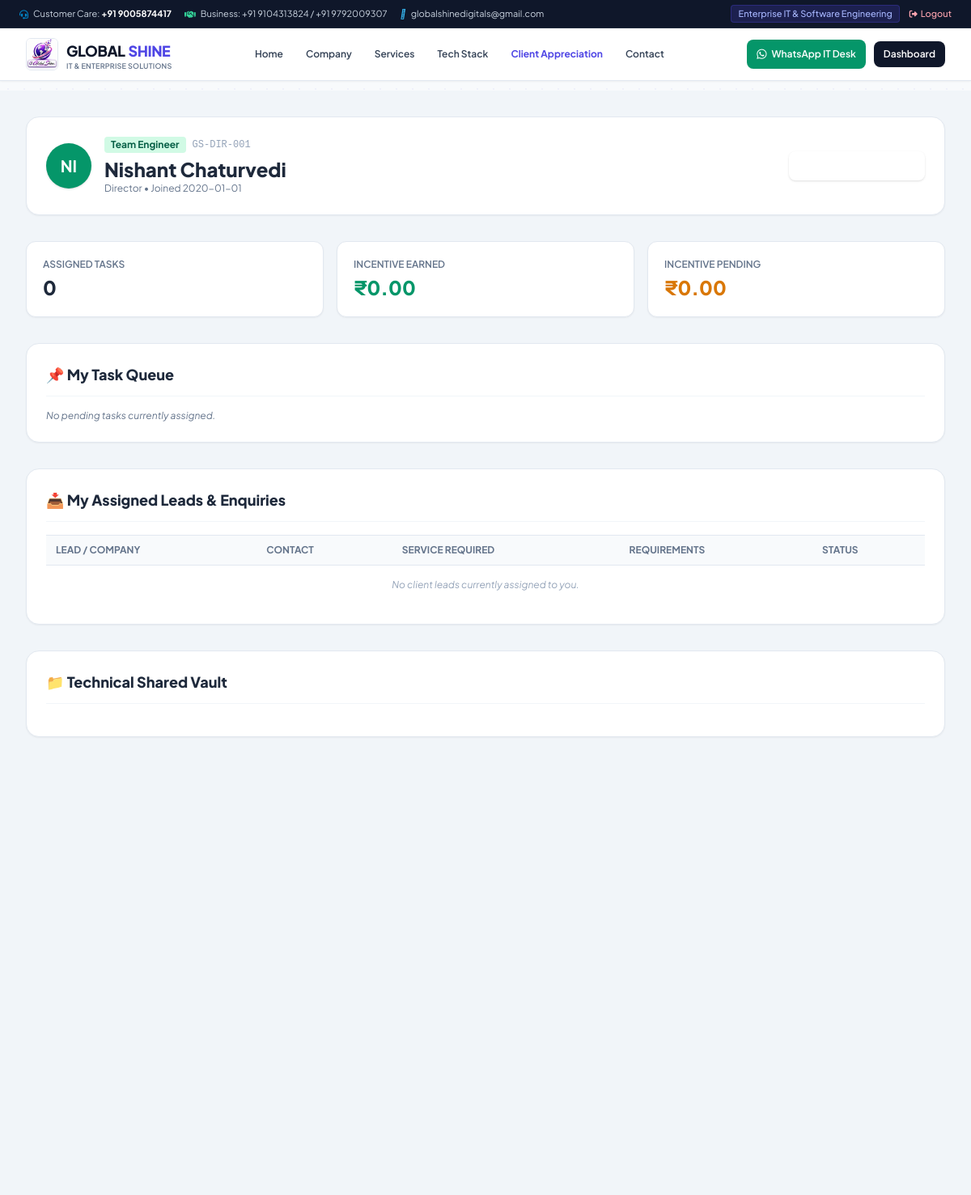
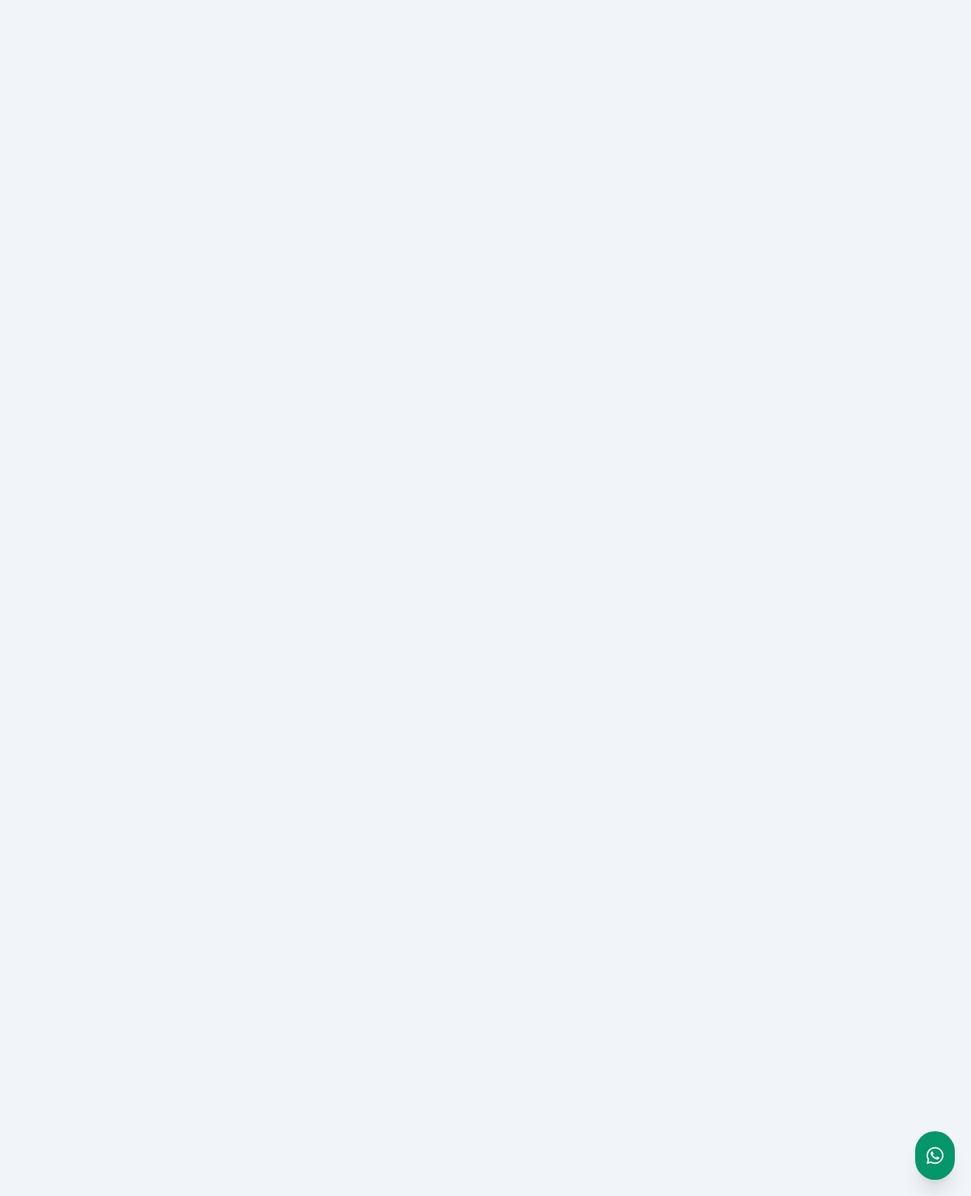
Screenshot of /team/dashboard (signed in) with the database file from the repository (2 pictures, top to bottom).
### tables this page shows
CREATE TABLE users (
        id INTEGER PRIMARY KEY AUTOINCREMENT,
        username TEXT UNIQUE NOT NULL,
        password_hash TEXT NOT NULL,
        name TEXT NOT NULL,
        email TEXT,
        phone TEXT,
        role TEXT NOT NULL, -- admin, team, partner, client
        designation TEXT,
        employee_id TEXT UNIQUE,
        photo_url TEXT DEFAULT '/static/images/default_user.png',
        joining_date TEXT,
        status TEXT DEFAULT 'Active',
        created_at TIMESTAMP DEFAULT CURRENT_TIMESTAMP
    );

### app.py (the view)
@app.route('/team/dashboard')
@login_required
def team_dashboard():
    if session.get('role') not in ['team', 'admin']:
        return redirect(url_for('login'))
    user_id = session.get('user_id')
    conn = get_db()
    user = conn.execute("SELECT * FROM users WHERE id = ?", (user_id,)).fetchone()
    my_tasks = conn.execute("SELECT t.*, p.project_name FROM tasks t LEFT JOIN projects p ON t.project_id = p.id WHERE t.assigned_to_id = ? ORDER BY t.id DESC", (user_id,)).fetchall()
    my_leads = conn.execute("SELECT * FROM leads WHERE assigned_team_id = ? ORDER BY id DESC", (user_id,)).fetchall()
    my_incentives = conn.execute("SELECT * FROM incentives WHERE user_id = ? ORDER BY id DESC", (user_id,)).fetchall()
    documents = conn.execute("SELECT * FROM documents WHERE visible_role IN ('All', 'Team') ORDER BY id DESC").fetchall()
    conn.close()
    return render_template('team_dashboard.html', user=user, my_tasks=my_tasks, my_leads=my_leads, my_incentives=my_incentives, documents=documents)

### app.py (called while the page is built)
def get_db():
    conn = sqlite3.connect(DB_FILE)
    conn.row_factory = sqlite3.Row
    return conn

def login_required(f):
    @wraps(f)
    def decorated_function(*args, **kwargs):
        if 'user_id' not in session:
            flash('Please log in to access the portal.', 'warning')
            return redirect(url_for('login'))
        return f(*args, **kwargs)
    return decorated_function

### templates/team_dashboard.html (shortened to what this page needs)
{% extends "base.html" %}
{% block content %}
<div class="py-8 bg-slate-100 min-h-screen">
    <div class="max-w-7xl mx-auto px-4 sm:px-6 lg:px-8 space-y-8">
        <div class="bg-white p-6 rounded-2xl border border-slate-200 shadow-sm flex flex-col md:flex-row justify-between items-start md:items-center gap-4">
            <div class="flex items-center space-x-4">
                <div class="w-14 h-14 rounded-full bg-emerald-600 text-white flex items-center justify-center font-bold text-xl shadow">
                    {{ user.name[:2].upper() }}
                </div>
                <div>
                    <div class="flex items-center space-x-2">
                        <span class="bg-emerald-100 text-emerald-800 text-xs font-bold px-2 py-0.5 rounded">Team Engineer</span>
                        <span class="text-xs text-slate-400 font-mono">{{ user.employee_id or 'GS-ENG-101' }}</span>
                    </div>
                    <h1 class="text-2xl font-extrabold text-navy-900 mt-1">{{ user.name }}</h1>
                    <p class="text-xs text-slate-500">{{ user.designation or 'Senior Software Engineer' }} • Joined {{ user.joining_date or '2022-03-15' }}</p>
                </div>
            </div>
            <div>
                <a href="{{ url_for('view_id_card', user_id=user.id) }}" target="_blank" class="bg-navy-900 hover:bg-navy-800 text-white text-xs font-bold px-4 py-2.5 rounded-lg shadow flex items-center gap-2">
                    <i class="fa-solid fa-id-card text-brandBlue"></i>
                    <span>View Digital ID Card</span>
                </a>
            </div>
        </div>
        <div class="grid grid-cols-1 sm:grid-cols-3 gap-4">
            <div class="bg-white p-5 rounded-xl border border-slate-200 shadow-sm">
                <p class="text-xs text-slate-500 font-semibold uppercase">Assigned Tasks</p>
                <p class="text-2xl font-extrabold text-navy-900 mt-1">{{ my_tasks|length }}</p>
            </div>
            <div class="bg-white p-5 rounded-xl border border-slate-200 shadow-sm">
                <p class="text-xs text-slate-500 font-semibold uppercase">Incentive Earned</p>
                <p class="text-2xl font-extrabold text-emerald-600 mt-1">
                    ₹{{ "{:,.2f}".format(my_incentives|sum(attribute='amount_earned')) }}
                </p>
            </div>
            <div class="bg-white p-5 rounded-xl border border-slate-200 shadow-sm">
                <p class="text-xs text-slate-500 font-semibold uppercase">Incentive Pending</p>
                <p class="text-2xl font-extrabold text-amber-600 mt-1">
                    ₹{{ "{:,.2f}".format(my_incentives|sum(attribute='amount_pending')) }}
                </p>
            </div>
        </div>
        <div class="bg-white rounded-2xl border border-slate-200 shadow-sm p-6 space-y-4">
            <h3 class="text-lg font-extrabold text-navy-900 border-b border-slate-100 pb-3">📌 My Task Queue</h3>
            <div class="space-y-4">
                {% for t in my_tasks %}
                <div class="p-4 bg-slate-50 rounded-xl border border-slate-200 flex flex-col sm:flex-row justify-between items-start sm:items-center gap-4">
                    <div class="space-y-1">
                        <div class="flex items-center space-x-2">
                            <span class="font-bold text-navy-900 text-sm">{{ t.title }}</span>
                            <span class="px-2 py-0.5 rounded text-[10px] font-bold bg-blue-100 text-brandBlue">{{ t.priority }}</span>
                        </div>
                        <p class="text-xs text-slate-500">Project: {{ t.project_name or 'Global Shine Core' }} • Deadline: {{ t.deadline or 'N/A' }}</p>
                    </div>
                    <form action="{{ url_for('update_task_status') }}" method="POST" class="flex items-center gap-2 text-xs w-full sm:w-auto">
                        <input type="hidden" name="task_id" value="{{ t.id }}">
                        <select name="status" class="p-2 rounded border border-slate-300 font-bold bg-white">
                            <option value="Pending" {% if t.status=='Pending' %}selected{% endif %}>Pending</option>
                            <option value="In Progress" {% if t.status=='In Progress' %}selected{% endif %}>In Progress</option>
                            <option value="Submitted" {% if t.status=='Submitted' %}selected{% endif %}>Submitted for Approval</option>
                            <option value="Completed" {% if t.status=='Completed' %}selected{% endif %}>Completed</option>
                        </select>
                        <input type="text" name="remarks" placeholder="Completion note" class="p-2 rounded border border-slate-300 bg-white">
                        <button type="submit" class="bg-emerald-600 text-white font-bold px-3 py-2 rounded">Update</button>
                    </form>
                </div>
                {% else %}
                <p class="text-xs text-slate-500 italic">No pending tasks currently assigned.</p>
                {% endfor %}
            </div>
        </div>
        <div class="bg-white rounded-2xl border border-slate-200 shadow-sm p-6 space-y-4">
            <h3 class="text-lg font-extrabold text-navy-900 border-b border-slate-100 pb-3">📥 My Assigned Leads & Enquiries</h3>
            <div class="overflow-x-auto">
                <table class="w-full text-left text-xs text-slate-700">
                    <thead class="bg-slate-50 text-slate-500 font-bold uppercase border-y border-slate-200">
                        <tr>
                            <th class="py-2.5 px-3">Lead / Company</th>
                            <th class="py-2.5 px-3">Contact</th>
                            <th class="py-2.5 px-3">Service Required</th>
                            <th class="py-2.5 px-3">Requirements</th>
                            <th class="py-2.5 px-3">Status</th>
                        </tr>
                    </thead>
                    <tbody class="divide-y divide-slate-100">
                        {% for l in my_leads %}
                        <tr>
                            <td class="py-2.5 px-3 font-bold text-navy-900">
                                {{ l.lead_name }}
                                {% if l.company %}<span class="block text-[10px] text-slate-400 font-normal">{{ l.company }}</span>{% endif %}
                            </td>
                            <td class="py-2.5 px-3 font-medium">
                                <a href="tel:{{ l.mobile }}" class="hover:underline text-brandBlue">{{ l.mobile }}</a>
                                {% if l.email %}<span class="block text-[10px] text-slate-400">{{ l.email }}</span>{% endif %}
                            </td>
                            <td class="py-2.5 px-3 font-semibold text-itIndigo">{{ l.service_required }}</td>
                            <td class="py-2.5 px-3 max-w-xs text-[11px] text-slate-600 truncate">{{ l.requirement or l.notes or 'N/A' }}</td>
                            <td class="py-2.5 px-3">
                                <span class="bg-blue-100 text-brandBlue text-[10px] font-extrabold px-2 py-0.5 rounded">{{ l.status }}</span>
                            </td>
                        </tr>
                        {% else %}
                        <tr>
                            <td colspan="5" class="py-4 text-center text-slate-400 italic">No client leads currently assigned to you.</td>
                        </tr>
                        {% endfor %}
                    </tbody>
                </table>
            </div>
        </div>
        <div class="bg-white rounded-2xl border border-slate-200 shadow-sm p-6 space-y-4">
            <h3 class="text-lg font-extrabold text-navy-900 border-b border-slate-100 pb-3">📁 Technical Shared Vault</h3>
        </div>
    </div>
</div>
{% endblock %}

### templates/base.html (style rules this page uses)
* { box-sizing: border-box; }
body { font-family: 'Plus Jakarta Sans', -apple-system, BlinkMacSystemFont, "Segoe UI", Roboto, sans-serif; background-color: #f8fafc; color: #1e293b; overflow-x: hidden; width: 100%; }
.it-grid-pattern { background-image: radial-gradient(rgba(79, 70, 229, 0.05) 1px, transparent 1px); background-size: 20px 20px; }

### rows the page displays
users: name "NI", employee "GS-DIR-001", name "Nishant Chaturvedi", designation "Director", joining_date "2020-01-01"

### other values shown
{{ my_tasks|length }} "0"
{{ "{:,.2f}".format(my_incentives|sum(attribute='amount_earned')) }} "0.00"
{{ "{:,.2f}".format(my_incentives|sum(attribute='amount_pending')) }} "0.00"
